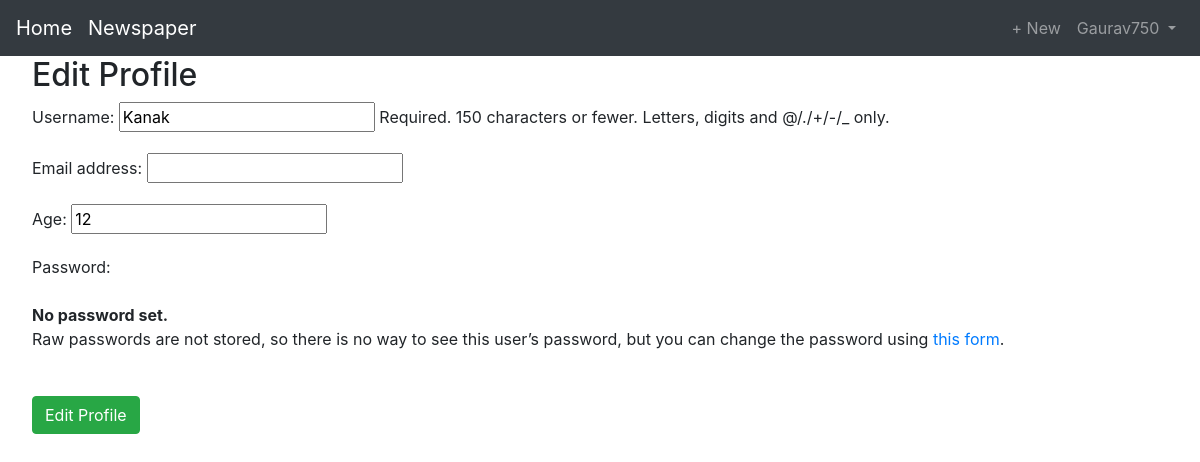
Screenshot of /accounts/edit_profile/2/ (signed in) with the database file from the repository.
### accounts/models.py (models this page shows)
class CustomUser(AbstractUser):
    age = models.PositiveIntegerField(null=True, blank=True)

### accounts/views.py (the view)
# urls.py: path('edit_profile/<int:pk>/', UpdateUserView.as_view(), name='edit_profile'),
class UpdateUserView(UpdateView):
    model = CustomUser
    form_class = CustomUserChangeForm
    template_name = 'registration/edit_profile.html'
    success_url = reverse_lazy('home')

### accounts/forms.py
class CustomUserChangeForm(UserChangeForm):
    class Meta:
        model = CustomUser
        fields = ('username', 'email', 'age',)

### templates/registration/edit_profile.html
{% extends 'base.html' %} {% block content %}
<h2>Edit Profile</h2>
<form action="" method="post">
  {% csrf_token %} {{form.as_p}}
  <br />
  <button style="margin-top: 5px" class="btn btn-success" type="submit">
    Edit Profile
  </button>
</form>
{% endblock content %}

### templates/base.html (shortened to what this page needs)
<!DOCTYPE html>
<html lang="en">
  <head>
    <link
      rel="stylesheet"
      href="https://cdn.jsdelivr.net/npm/bootstrap@4.5.3/dist/css/bootstrap.min.css"
    />
  </head>
  <body>
    <nav class="navbar navbar-expand-lg navbar-dark bg-dark">
      <a class="navbar-brand" href="{% url 'home' %}">Home</a>
      <a class="navbar-brand" href="{% url 'article_list' %}">Newspaper</a>
      <div class="collapse navbar-collapse" id="navbarSupportedContent">
        {% if user.is_authenticated %}
        <ul class="navbar-nav ml-auto">
          <li class="nav-item">
            <a class="nav-link" href="{% url 'article_new' %}">+ New </a>
          </li>
          <li class="nav-item">
            <a
              class="nav-link dropdown-toggle"
              href="#"
              id="navbarDropdown"
              role="button"
              data-toggle="dropdown"
              aria-haspopup="true"
              aria-expanded="false"
            >
              {{ user.username }}
            </a>
          </li>
        </ul>
        {% endif %}
      </div>
    </nav>
    <main>
      <div style="margin: 0 2rem">
        {% block content %}{% endblock content %}
      </div>
    </main>
  </body>
</html>

### rows the page displays
CustomUser: username "Gaurav750"
CustomUser: username "Kanak", age "12"
